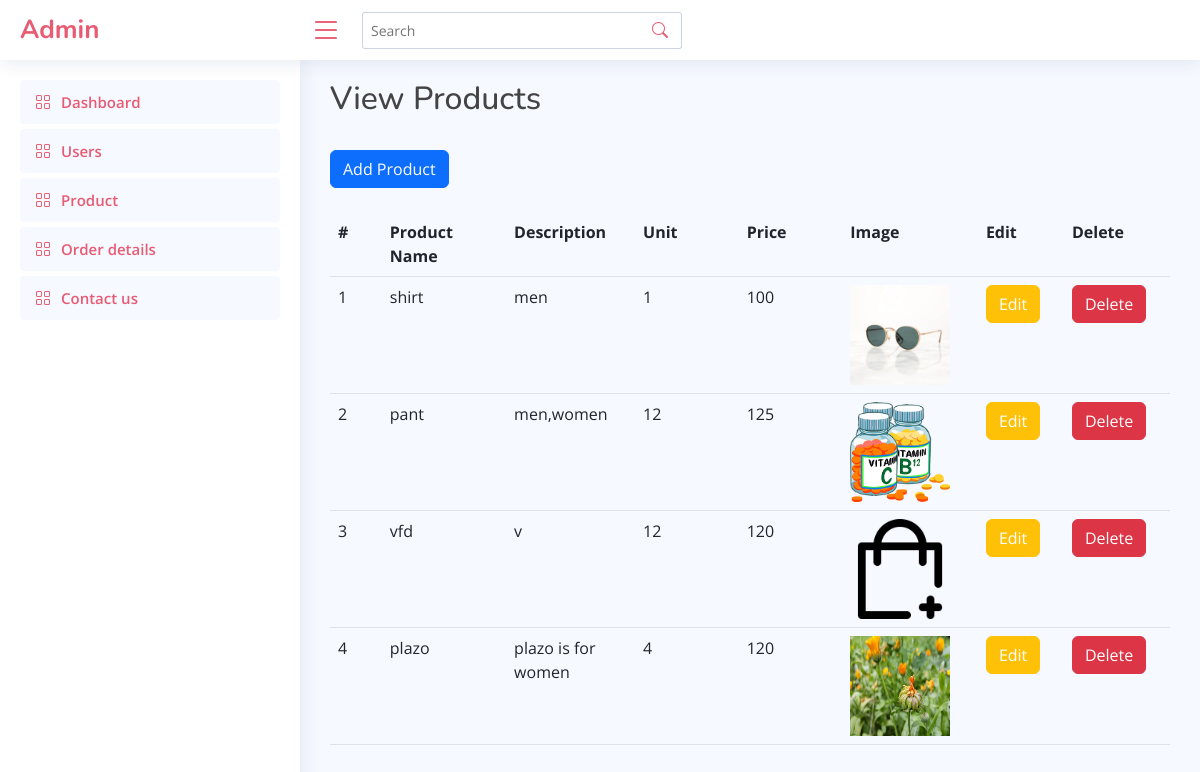
The app's page /admin/product.php with its own data.
### tables this page shows
CREATE TABLE `product` (
  `prod_no` int(4) NOT NULL,
  `prod_name` varchar(20) NOT NULL,
  `description` varchar(50) NOT NULL,
  `unit` varchar(10) NOT NULL,
  `price` int(10) NOT NULL,
  `image` varchar(500) NOT NULL
);

### admin/product.php (the view, shortened to what this page needs)
<!DOCTYPE html>
<html lang="en">
<head>
    <link href="assets/vendor/bootstrap/css/bootstrap.min.css" rel="stylesheet">
    <link href="assets/vendor/bootstrap-icons/bootstrap-icons.css" rel="stylesheet">
    <link href="assets/vendor/boxicons/css/boxicons.min.css" rel="stylesheet">
    <link href="assets/vendor/quill/quill.snow.css" rel="stylesheet">
    <link href="assets/vendor/quill/quill.bubble.css" rel="stylesheet">
    <link href="assets/vendor/remixicon/remixicon.css" rel="stylesheet">
    <link href="assets/vendor/simple-datatables/style.css" rel="stylesheet">
    <link href="assets/css/style.css" rel="stylesheet">
</head>
<body>
    <header id="header" class="header fixed-top d-flex align-items-center">
        <div class="d-flex align-items-center justify-content-between">
            <a href="index.html" class="logo d-flex align-items-center">
                <span class="d-none d-lg-block">Admin</span>
            </a>
            <i class="bi bi-list toggle-sidebar-btn"></i>
        </div>
        <div class="search-bar">
            <form class="search-form d-flex align-items-center" method="POST" action="#">
                <input type="text" name="query" placeholder="Search" title="Enter search keyword">
                <button type="submit" title="Search"><i class="bi bi-search"></i></button>
            </form>
        </div>
    </header>
    <aside id="sidebar" class="sidebar">
    <ul class="sidebar-nav" id="sidebar-nav">
      <li class="nav-item">
        <a class="nav-link " href="index.php">
          <i class="bi bi-grid"></i>
          <span>Dashboard</span>
        </a>
      </li>
      <li class="nav-item">
        <a class="nav-link " href="user_admin.php">
          <i class="bi bi-grid"></i>
          <span>Users</span>
        </a>
      </li>
      <li class="nav-item">
        <a class="nav-link " href="product.php">
          <i class="bi bi-grid"></i>
          <span>Product</span>
        </a>
      </li>
      <li class="nav-item">
        <a class="nav-link " href="order.php">
          <i class="bi bi-grid"></i>
          <span>Order details</span>
        </a>
      </li>
      <li class="nav-item">
        <a class="nav-link " href="contact_admin.php">
          <i class="bi bi-grid"></i>
          <span>Contact us</span>
        </a>
      </li>
    </ul>
  </aside>
               <main id="main" class="main">
<?php
include 'connection.php';
$query = "SELECT * from product;";
$data = mysqli_query($conn, $query);
?>
	<h2 >View Products</h2><br>
    <button class="btn btn-primary"><a href="./addproduct.php" class="text-white">Add Product</a></button><br><br>
	<table class="table">
		<tr>
			<th width="5%">#</th>
			<th width="12%">Product Name</th>
			<th width="10%">Description</th>
			<th width="10%">Unit</th>
            <th width="10%">Price</th>
            <th width="10%">Image</th>
			<th width="8%">Edit</th>
			<th width="8%">Delete</th>
		</tr>
	<?php
	while ($result = mysqli_fetch_assoc($data)) {
		echo "<tr>
        <td>" . $result["prod_no"] . "</td>
        <td>" . $result["prod_name"] . "</td>
        <td>" . $result["description"] . "</td>
        <td>" . $result["unit"] . "</td>
        <td>" . $result["price"] . "</td>
        <td><img src='" . $result["image"] . "' alt='image' height='100px' width='100px' /></td>
        <td><button class='btn btn-warning'><a href='edit_product.php?pid=$result[prod_no]'  class='text-white'>Edit</a></button></td>
        <td><button class='btn btn-danger'><a href='delete_product.php?pid=$result[prod_no]' class='text-white'>Delete</a></button></td>";
	}
	echo "</table>";
	?>
    </main>
</html>
</body>

### admin/assets/css/style.css (style rules this page uses)
:root { scroll-behavior: smooth; }
body { font-family: "Open Sans", sans-serif; background: #f6f9ff; color: #444444; }
a { color: #E85B72; text-decoration: none; }
h1, h2, h3, h4, h5, h6 { font-family: "Nunito", sans-serif; }
#main { margin-top: 60px; padding: 20px 30px; transition: all 0.3s; }
.logo { line-height: 1; }
@media (min-width: 1200px) { .logo { width: 280px; } }
.logo span { font-size: 26px; font-weight: 700; color: #E85B72; font-family: "Nunito", sans-serif; }
.header { transition: all 0.5s; z-index: 997; height: 60px; box-shadow: 0px 2px 20px rgba(1, 41, 112, 0.1); background-color: #fff; padding-left: 20px; }
.header .toggle-sidebar-btn { font-size: 32px; padding-left: 10px; cursor: pointer; color: #E85B72; }
.header .search-bar { min-width: 360px; padding: 0 20px; }
.header .search-form { width: 100%; }
.header .search-form input { border: 0; font-size: 14px; color: #E85B72; border: 1px solid rgba(1, 41, 112, 0.2); padding: 7px 38px 7px 8px; border-radius: 3px; transition: 0.3s; width: 100%; }
.header .search-form button { border: 0; padding: 0; margin-left: -30px; background: none; }
.header .search-form button i { color: #E85B72; }
.sidebar { position: fixed; top: 60px; left: 0; bottom: 0; width: 300px; z-index: 996; transition: all 0.3s; padding: 20px; overflow-y: auto; scrollbar-width: thin; scrollbar-color: #aab7cf transparent; box-shadow: 0px 0px 20px rgba(1, 41, 112, 0.1); background-color: #fff; }
@media (min-width: 1200px) { #main, #footer { margin-left: 300px; } }
.sidebar-nav { padding: 0; margin: 0; list-style: none; }
.sidebar-nav li { padding: 0; margin: 0; list-style: none; }
.sidebar-nav .nav-item { margin-bottom: 5px; }
.sidebar-nav .nav-link { display: flex; align-items: center; font-size: 15px; font-weight: 600; color: #E85B72; transition: 0.3; background: #f6f9ff; padding: 10px 15px; border-radius: 4px; }
.sidebar-nav .nav-link i { font-size: 16px; margin-right: 10px; color: #E85B72; }

### records on screen
product: prod_no "1", prod_name "shirt", description "men", unit "1", price "100", image (picture)
product: prod_no "2", prod_name "pant", description "men,women", unit "12", price "125", image (picture)
product: prod_no "3", prod_name "vfd", description "v", unit "12", price "120", image (picture)
product: prod_no "4", prod_name "plazo", description "plazo is for women", unit "4", price "120", image (picture)
